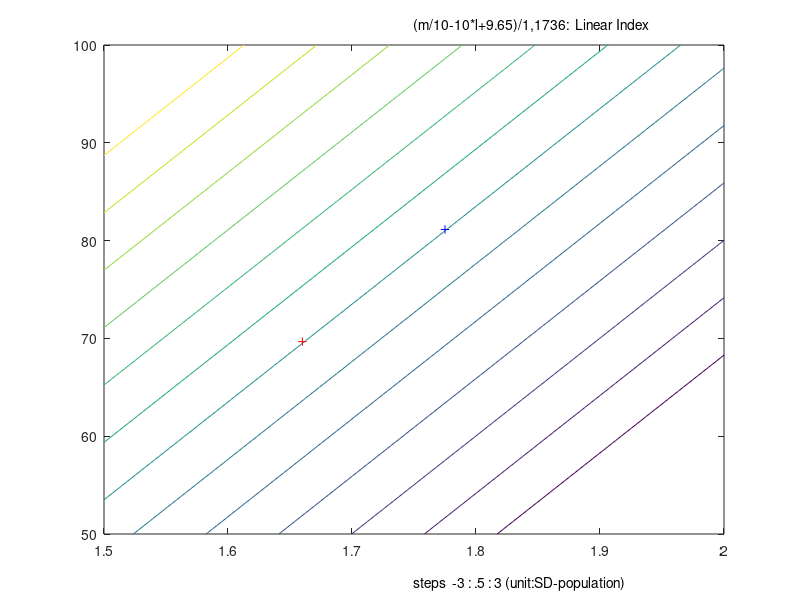

The MATLAB script that drew this image: (Note: this script raises an error after producing the figure.)
% bodyinde.m
clear
clf
lbeg=1.5;
lend=2.;
jsteps=41;
lincr=(lend-lbeg)/(jsteps-1);
mbeg=50;
mend=100;
isteps=41;
mincr=(mend-mbeg)/(isteps-1);
[L,M]=meshgrid([lbeg:lincr:lend],[mbeg:mincr:mend]);
INDEX=zeros(jsteps,isteps);
for i=1:isteps,
m=mbeg+(i-1)*mincr;
for j=1:jsteps,
l=lbeg+(j-1)*lincr;
INDEX(i,j)=(m/10-l*10+9.65)/1.1736;
end
end
contour(L,M,INDEX,[-3: .5 :3])
hold on
plot(1.66,69.67,'red+')
plot(1.775,81.14,'blue+')
text(1.75,102,'(m/10-10*l+9.65)/1,1736:  Linear Index')
text(1.75,45,'steps  -3 : .5 : 3 (unit:SD-population)')
TAB=loadasci('constitu.sor');
disp=(TAB(:,4)/10-TAB(:,3)*10+9.65)/1.1736;
mean(disp)
std(disp)
